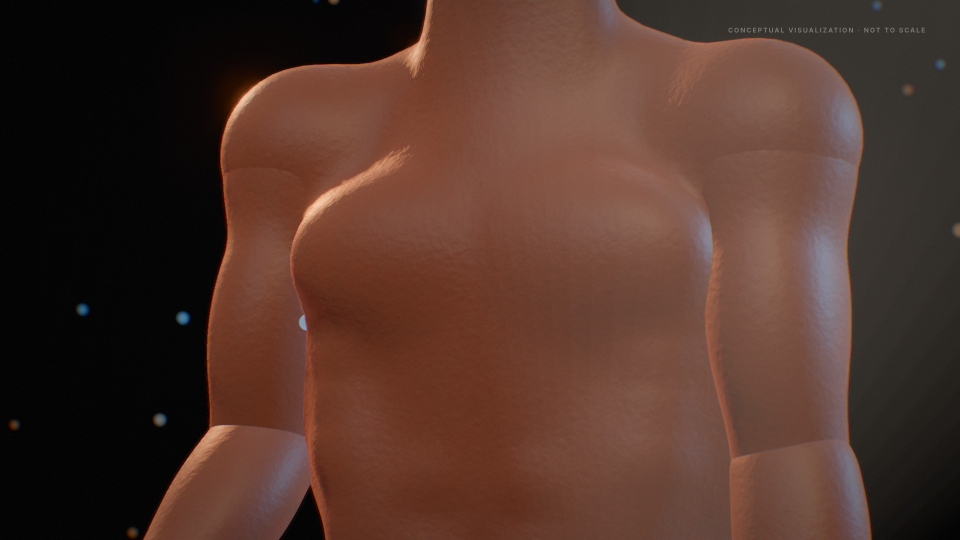
#> input picture documentary_project/keyframes/h_0000.85.jpg, 1920 x 1080 px (shown at 1/2 size)
$ python -i assemble_video.py   (imports and definitions only)
#> lines starting #> are read from the running program, lines starting #| are printed output that depends on the picture
"""Assemble the final 30 s, 2160x3840, 30 fps documentary.

For every output frame: pick/blend rendered scene frames (transitions), grade (teal/blue with controlled
reds, bloom, light shafts, vignette) at render resolution, Lanczos-upscale 3x to 2160x3840, add film
grain, on-screen titles and word-by-word subtitles (Montserrat SemiBold, white + cyan highlight),
then pipe raw frames into FFmpeg (H.264 High, yuv420p, BT.709) and mux the final audio mix (AAC 48 kHz).
Also writes output/sleep_documentary_subtitles.srt.
usage: python3 assemble_video.py [--preview N]   (preview renders every Nth frame to PNG only)
"""
import os, sys, json, math, subprocess, numpy as np
from PIL import Image, ImageDraw, ImageFont, ImageFilter
from scipy import ndimage as ndi

ROOT = os.path.dirname(os.path.dirname(os.path.abspath(__file__)))
R = os.path.join(ROOT, "renders/scene_renders")
OUTW, OUTH = 2160, 3840
FPS = 30; NF = 900
FONT_SUB = os.path.join(ROOT, "assets/fonts/Montserrat_600SemiBold.ttf")
FONT_TITLE = os.path.join(ROOT, "assets/fonts/Montserrat_700Bold.ttf")
FONT_SMALL = os.path.join(ROOT, "assets/fonts/Montserrat_500Medium.ttf")

# ------------------------------------------------------------------ edit decision list
# (shot, first output frame, number of frames, first source frame)
SHOTS = [("scene_01a", 0, 64, 1), ("scene_01b", 56, 104, 1), ("scene_02", 150, 146, 1), ("shot2b", 286, 40, 1),
         ("shot3", 326, 186, 1), ("scene_04_edit", 506, 186, 1), ("scene_05", 690, 210, 1)]
# transitions: (outgoing, incoming, start, end, kind)
TRANS = [("scene_01a", "scene_01b", 56, 64, "skin"), ("scene_01b", "scene_02", 150, 160, "zoom"),
         ("scene_02", "shot2b", 286, 296, "zoom"), ("shot2b", "shot3", 322, 334, "flash"),
         ("shot3", "scene_04_edit", 506, 516, "vessel"), ("scene_04_edit", "scene_05", 682, 692, "pull")]
TITLES = [("YOUR BODY NEVER\nTRULY SLEEPS", 0.7, 4.3), ("YOUR BRAIN\nSTAYS ACTIVE", 5.7, 9.7),
          ("MEMORIES PROCESSED.\nWASTE CLEARED.", 11.7, 15.9), ("REPAIR. RECOVERY.\nRESTORATION.", 17.6, 21.9),
          ("SLEEP IS ESSENTIAL\nMAINTENANCE.", 23.5, 26.9), ("PROTECT YOUR SLEEP.", 27.2, 29.3)]

_cache = {}


# [18 lines left out: function src, not called in this run]


def active(i):
    return [nm for nm, o0, n, s0 in SHOTS if o0 <= i < o0 + n]


# [8 lines left out: function zoom, not called in this run]


def blur(img, sig):
    return img if sig < 0.3 else ndi.gaussian_filter(img, (sig, sig, 0))


# [7 lines left out: function radial_blur, not called in this run]


def smooth(x):
    x = min(max(x, 0.0), 1.0); return x * x * (3 - 2 * x)


# [32 lines left out: function compose, not called in this run]


# ------------------------------------------------------------------ grading (render resolution)
H0, W0 = 1280, 720
yy, xx = np.mgrid[0:H0, 0:W0]
VIG = (1 - 0.42 * (np.hypot((xx - W0 / 2) / (W0 / 2), (yy - H0 / 2) / (H0 / 2)) / 1.25) ** 2.2)[..., None].astype(np.float32)


# [34 lines left out: function grade, not called in this run]


# ------------------------------------------------------------------ text
# [1 line not run here, left out]
chunks = []   # list of dicts: words [(word,start,end)], start, end
# [8 lines not run here, left out]
CH = []
# [5 lines not run here, left out]


def srt_time(t):
    ms = int(round(t * 1000)); h, ms = divmod(ms, 3600000); m, ms = divmod(ms, 60000); s_, ms = divmod(ms, 1000)
    return f"{h:02d}:{m:02d}:{s_:02d},{ms:03d}"


# [5 lines not run here, left out]

fsub = ImageFont.truetype(FONT_SUB, 104)
ftitle = ImageFont.truetype(FONT_TITLE, 118)
fsmall = ImageFont.truetype(FONT_SMALL, 46)
WHITE = (255, 255, 255); CYAN = (64, 214, 255)


# [17 lines left out: functions layout_words, draw_spaced, not called in this run]


def spaced_width(text, font, spacing):
    return sum(font.getlength(c) for c in text) + spacing * (len(text) - 1)


def text_layer(i):
    """RGBA overlay at 4K for frame i (titles + subtitles) or None."""
    t = i / FPS
    lay = Image.new("RGBA", (OUTW, OUTH), (0, 0, 0, 0)); d = ImageDraw.Draw(lay)
    used = False
    # ---- titles (upper third), letter-spacing ease, fade
    for txt, t0, t1 in TITLES:
        if t0 - 0.1 <= t <= t1 + 0.1:
            a = smooth((t - t0) / 0.45) * (1 - smooth((t - (t1 - 0.4)) / 0.4))
            if a <= 0.01:
                continue
            used = True
            sp = 22 + 14 * (1 - smooth((t - t0) / 1.2))
            lines = txt.split("\n")
            y = 560
            for ln in lines:
                wdt = spaced_width(ln, ftitle, sp)
                draw_spaced(d, ((OUTW - wdt) / 2, y), ln, ftitle, (255, 255, 255, int(255 * a)), sp)
                y += 150
            # thin cyan rule under the title
            rw = int(260 * smooth((t - t0) / 0.8))
            d.rectangle([(OUTW - rw) / 2, y + 30, (OUTW + rw) / 2, y + 36], fill=(64, 214, 255, int(220 * a)))
    # ---- subtitles (lower-centre safe area), word-by-word, current word cyan
    for c in CH:
        if c["start"] <= t < c["end"]:
            vis = [w for w in c["words"] if w["start"] <= t + 0.02]
            if not vis:
                continue
            used = True
            fade_out = 1 - smooth((t - (c["end"] - 0.15)) / 0.15)
            lines = layout_words(c["words"], fsub, 1720)
            y = 2860 - (len(lines) - 1) * 70
            for ln in lines:
                full_w = sum(fsub.getlength(w["word"]) for w in ln) + fsub.getlength(" ") * (len(ln) - 1)
                x = (OUTW - full_w) / 2
                for w in ln:
                    if w["start"] <= t + 0.02:
                        age = t - w["start"]
                        a = smooth(age / 0.12) * fade_out
                        cur = w["start"] <= t < w["end"]
                        col = CYAN if cur else WHITE
                        dy = 10 * (1 - smooth(age / 0.15))
                        d.text((x, y + dy), w["word"], font=fsub, fill=(*col, int(255 * a)))
                    x += fsub.getlength(w["word"]) + fsub.getlength(" ")
                y += 140
    if not used:
        return None
    # soft shadow for legibility
    alpha = np.asarray(lay)[..., 3].astype(np.float32) / 255
    sh = ndi.gaussian_filter(alpha[::4, ::4], 5) * 0.85
    sh = np.asarray(Image.fromarray((np.clip(sh, 0, 1) * 255).astype(np.uint8)).resize((OUTW, OUTH), Image.BILINEAR)).astype(np.float32) / 255
    return np.asarray(lay).astype(np.float32) / 255, sh


rng = np.random.default_rng(1)
GRAIN = [ndi.gaussian_filter(rng.standard_normal((OUTH // 2, OUTW // 2)).astype(np.float32), 0.6) for _ in range(6)]


# [45 lines left out: functions finish, main, not called in this run]


# [2 lines not run here, left out]

>>> import cv2
>>> picture = cv2.imread('../../documentary_project/keyframes/h_0000.85.jpg', cv2.IMREAD_GRAYSCALE)
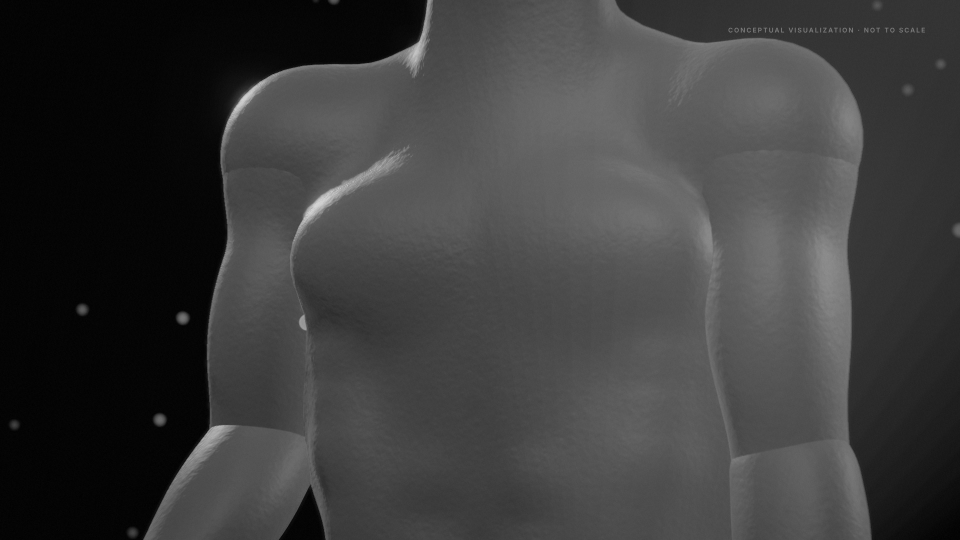
#> picture: shape (1080, 1920) (shown at 1/2 size); min 0, max 214, mean 60.3
>>> result = text_layer(picture)
#> in text_layer, `t = i / FPS`:
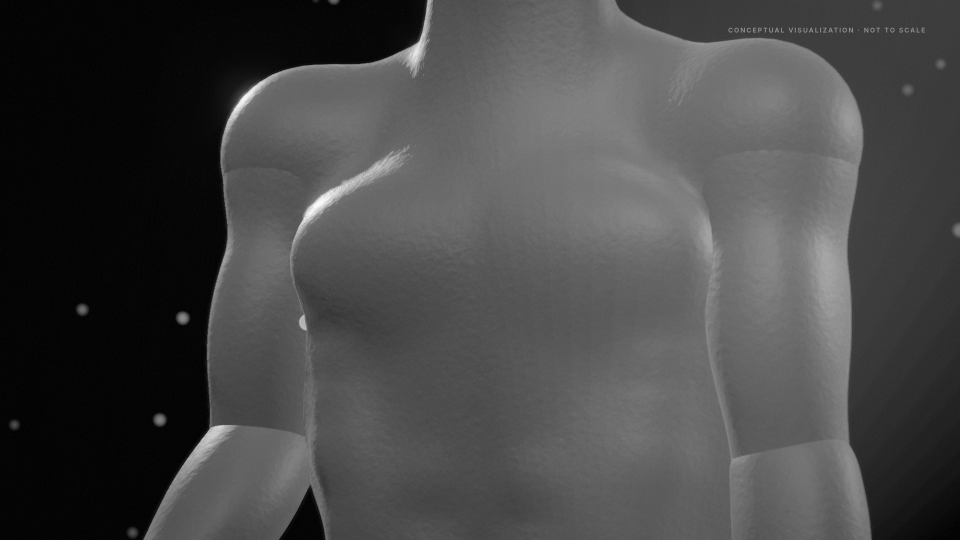
#> t: shape (1080, 1920) float64 (shown at 1/2 size); min 0, max 7.13, mean 2.01; drawn with min black and max white
#> in text_layer, `lay = Image.new('RGBA', (OUTW, OUTH), (0, 0, 0, 0))`: lay: PIL image 2160x3840 RGBA; every value is 0
#> (the run stopped early here; a loop or call above may not have finished)

$ run again, on documentary_project/keyframes/h_0013.07.jpg
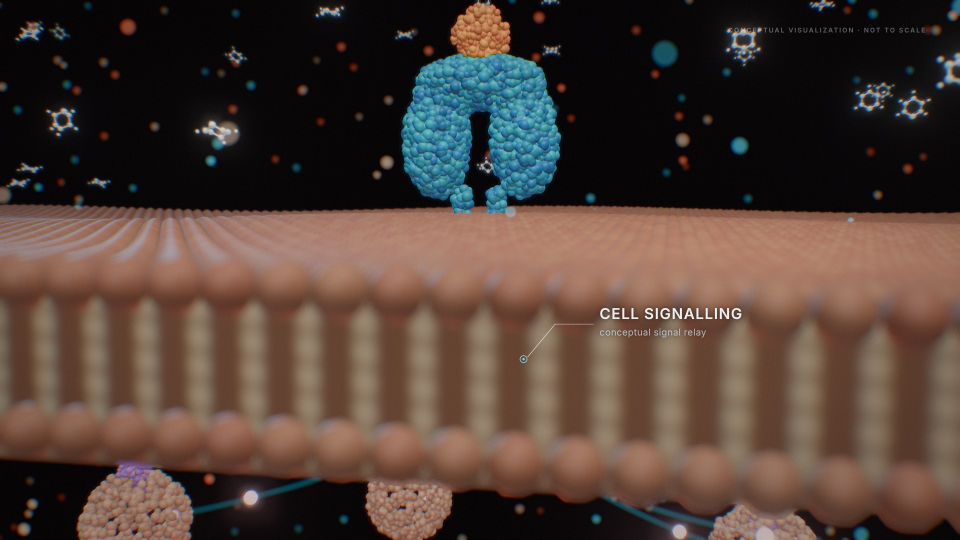
#> input picture documentary_project/keyframes/h_0013.07.jpg, 1920 x 1080 px (shown at 1/2 size)
#> `picture = cv2.imread('../../documentary_project/keyframes/h_0000.85.jp..`:
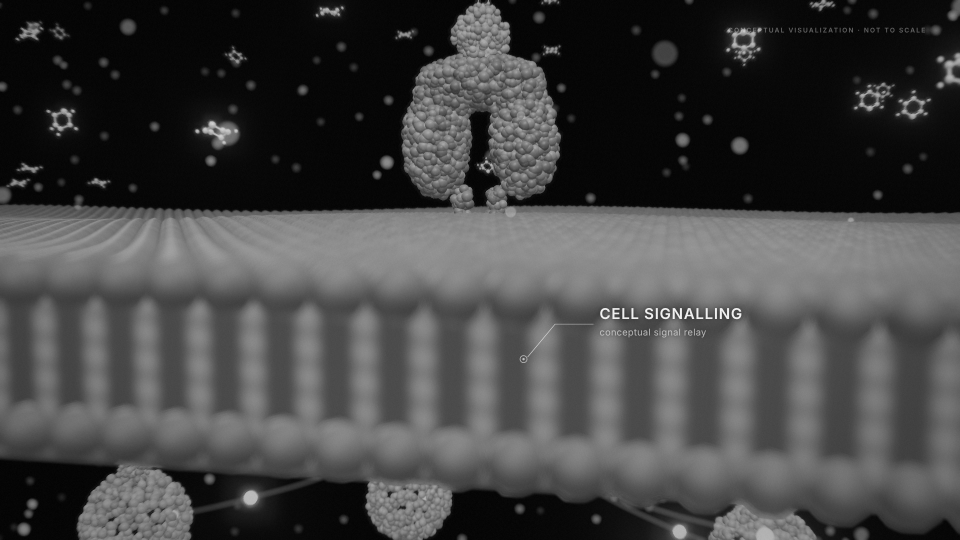
#> picture: shape (1080, 1920) (shown at 1/2 size); min 0, max 250, mean 68.2
#> lay: PIL image 2160x3840 RGBA; every value is 0
